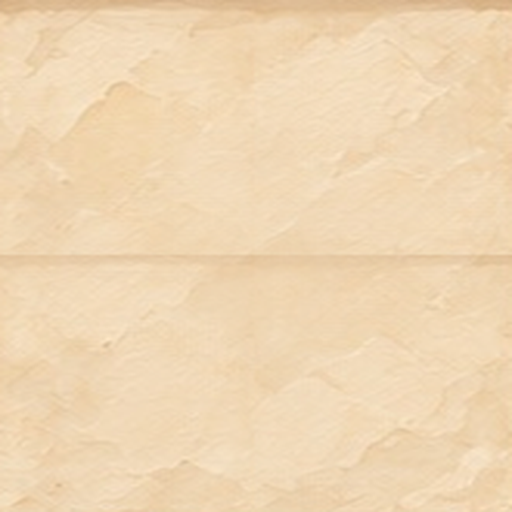
#> input picture assets/gpt-dq3/ground/wall-plaster.png, 512 x 512 px, given in place of roof-orange.png, which was not available
$ python prep_dq3.py
#> lines starting #> are read from the running program, lines starting #| are printed output that depends on the picture
#!/usr/bin/env python3
"""Prep textures for the DQ3 Blender builds: end-grain rings and
structure-derived normal maps for the roof / stone-wall tiles.
Normals come from STRUCTURE (tile grooves, mortar) via a high-pass
height, never from broad colour variation (round-14 rule)."""
from pathlib import Path
import numpy as np
from PIL import Image, ImageDraw
from scipy import ndimage

ROOT = Path(__file__).resolve().parent.parent
GROUND = ROOT / "ground"

# ---- end-grain rings (stump tops, log ends) ----
S = 256
img = Image.new("RGB", (S, S), (196, 158, 108))
d = ImageDraw.Draw(img)
cx = cy = S / 2
rng = np.random.default_rng(7)
for r in range(118, 6, -7):
    tone = int(168 + rng.integers(-16, 17))
    d.ellipse([cx - r, cy - r, cx + r, cy + r], outline=(tone - 42, tone - 74, tone - 104), width=2)
for _ in range(7):  # radial checks
    a = rng.uniform(0, 2 * np.pi)
    r0, r1 = rng.uniform(18, 40), rng.uniform(78, 120)
    d.line([cx + r0 * np.cos(a), cy + r0 * np.sin(a), cx + r1 * np.cos(a), cy + r1 * np.sin(a)],
           fill=(146, 110, 66), width=1)
from PIL import ImageFilter
img = img.filter(ImageFilter.GaussianBlur(0.6))
img.save(GROUND / "rings.png")
print("rings.png")

# ---- normals from structure ----
def normal_from_height(h, strength=2.0):
    gx = ndimage.sobel(h, axis=1) / 255.0 * strength
    gy = ndimage.sobel(h, axis=0) / 255.0 * strength
    n = np.dstack([-gx, gy, np.ones_like(h)])
    n /= np.linalg.norm(n, axis=2, keepdims=True)
    return ((n * 0.5 + 0.5) * 255).astype(np.uint8)

def highpass(rgb, blur=9):
    lum = rgb.mean(axis=2)
    return lum - ndimage.gaussian_filter(lum, blur)

roof = np.asarray(Image.open(GROUND / "roof-orange.png").convert("RGB")).astype(np.float32)
Image.fromarray(normal_from_height(highpass(roof), 1.6)).save(GROUND / "roof-orange_n.png")
stone = np.asarray(Image.open(GROUND / "stone-wall.png").convert("RGB")).astype(np.float32)
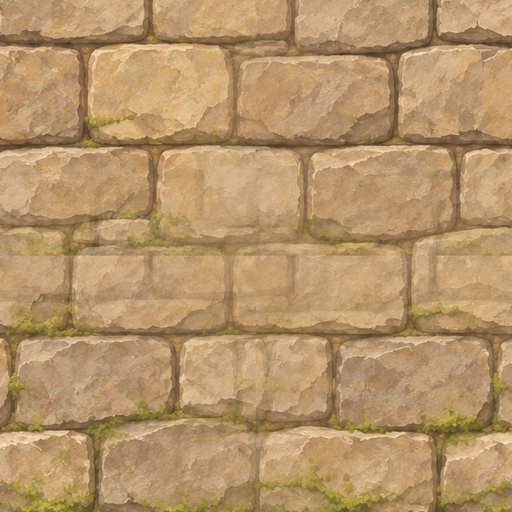
#> input picture assets/gpt-dq3/ground/stone-wall.png, 512 x 512 px
# mortar = dark lines -> height low; faces -> height from gentle high-pass
lum = stone.mean(axis=2)
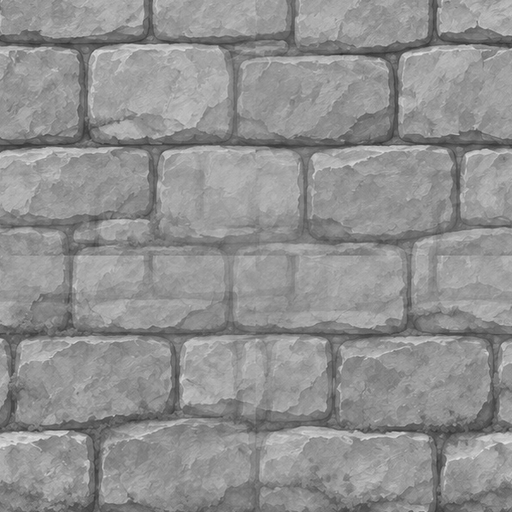
#> lum: shape (512, 512) float32; min 45.33, max 226.3, mean 144.6
mortar = np.clip((118 - lum) / 60, 0, 1) * -38
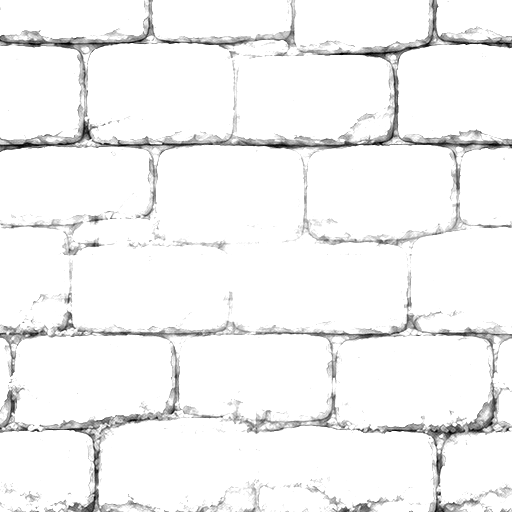
#> mortar: shape (512, 512) float32; min -38, max 0, mean -1.65; drawn with min black and max white
height = highpass(stone, 7) * 0.5 + mortar
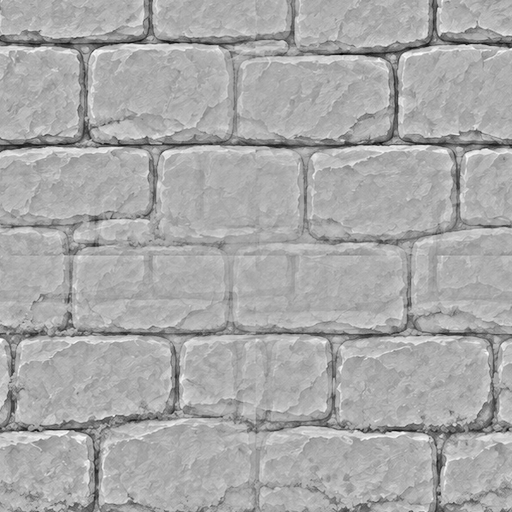
#> height: shape (512, 512) float32; min -81.47, max 38.71, mean -1.7; drawn with min black and max white
Image.fromarray(normal_from_height(height, 1.8)).save(GROUND / "stone-wall_n.png")
#> call 2 of normal_from_height, with strength = 1.8
#> in normal_from_height (call 2), `gy = ndimage.sobel(h, axis=0) / 255.0 * strength`:
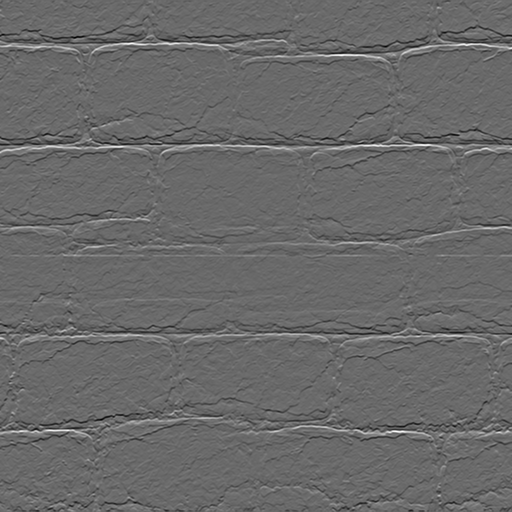
#> gy: shape (512, 512) float32; min -1.99, max 2.82, mean -0.00131; drawn with min black and max white
#> in normal_from_height (call 2), `n = np.dstack([-gx, gy, np.ones_like(h)])`:
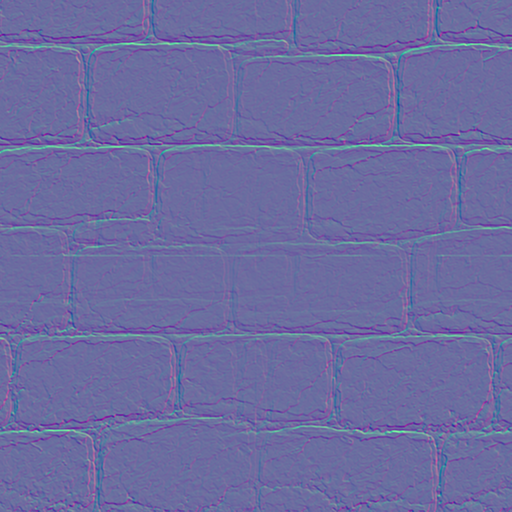
#> n: shape (512, 512, 3) float32; mean of channels 0, 1, 2 6.9e-05, -0.00131, 1; drawn with min black and max white
cobble = np.asarray(Image.open(GROUND / "town-cobble.png").convert("RGB")).astype(np.float32)
Image.fromarray(normal_from_height(highpass(cobble, 6), 1.5)).save(GROUND / "town-cobble_n.png")
#> call 3 of normal_from_height, with strength = 1.5
#> in normal_from_height (call 3), `return ((n * 0.5 + 0.5) * 255).astype(np.uint8)`:
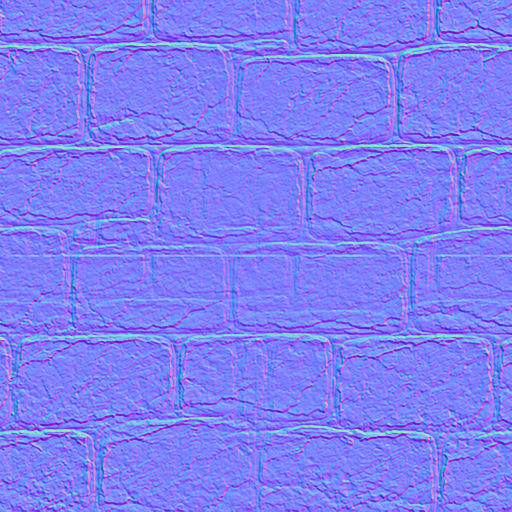
#> returned value: shape (512, 512, 3); mean of channels 0, 1, 2 127, 126.9, 247.9; drawn as R, G, B
print("normals done")
